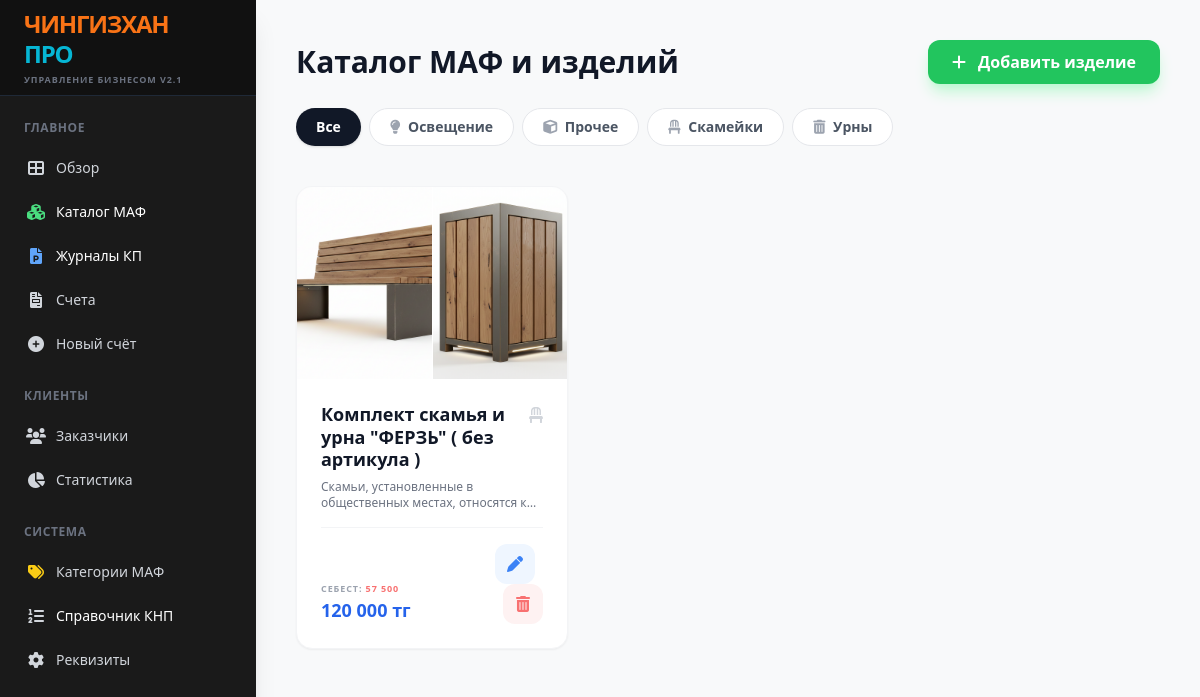
/catalog, run on the app's committed database.
### tables this page shows
CREATE TABLE categories (id INTEGER PRIMARY KEY AUTOINCREMENT, name TEXT, icon TEXT);

CREATE TABLE catalog (id INTEGER PRIMARY KEY AUTOINCREMENT, name TEXT, description TEXT, unit TEXT, cost REAL, retail_price REAL, img1 TEXT, img2 TEXT, img3 TEXT, category_id INTEGER DEFAULT 0, bom_json TEXT);

### app.py (the view)
@app.route('/catalog')
def catalog_list():
    with sqlite3.connect(DB_NAME) as conn:
        raw_items = conn.cursor().execute("SELECT id, name, description, unit, cost, retail_price, img1, img2, img3, category_id, bom_json FROM catalog ORDER BY id DESC").fetchall()
        items = [{'id': str(i[0]), 'name': str(i[1]), 'desc': str(i[2]), 'unit': str(i[3]), 'cost': float(i[4] or 0), 'retail_price': float(i[5] or 0), 'img1': str(i[6]), 'img2': str(i[7]), 'img3': str(i[8]), 'cat_id': str(i[9]), 'bom': str(i[10])} for i in raw_items]
    return render_template('catalog.html', items=items, categories=get_categories())

### app.py (called while the page is built)
def get_categories():
    with sqlite3.connect(DB_NAME) as conn:
        cats_db = conn.cursor().execute("SELECT * FROM categories ORDER BY name").fetchall()
        return [{'id': str(r[0]), 'name': str(r[1]), 'icon': str(r[2])} for r in cats_db]

### templates/catalog.html (shortened to what this page needs)
{% extends "base.html" %}
{% block content %}
<div class="p-10 max-w-7xl mx-auto">
    <div class="flex justify-between items-center mb-6">
        <h2 class="text-3xl font-black text-gray-900">Каталог МАФ и изделий</h2>
        <button onclick="openModal('addModal')" class="bg-green-500 text-white px-6 py-2.5 rounded-xl font-bold hover:bg-green-600 transition shadow-lg shadow-green-200"><i class="fas fa-plus mr-2"></i> Добавить изделие</button>
    </div>
    <div class="flex space-x-2 overflow-x-auto pb-4 mb-6 scrollbar-hide">
        <button class="cat-btn active bg-gray-900 text-white px-5 py-2 rounded-full text-sm font-bold shadow transition" onclick="filterCat('all', this)">Все</button>
        {% for cat in categories %}
        <button class="cat-btn bg-white text-gray-600 border border-gray-200 px-5 py-2 rounded-full text-sm font-bold hover:bg-gray-50 transition whitespace-nowrap" onclick="filterCat('{{ cat.id }}', this)"><i class="fas {{ cat.icon }} mr-1 text-gray-400"></i> {{ cat.name }}</button>
        {% endfor %}
    </div>
    <div class="grid grid-cols-3 gap-6" id="catalogGrid">
        {% for item in items %}
        <div class="catalog-card bg-white rounded-2xl shadow-sm border border-gray-100 overflow-hidden group flex flex-col transition hover:shadow-md" data-cat="{{ item.cat_id }}" id="item-{{ item.id }}">
            <div class="h-48 bg-gray-100 relative overflow-hidden flex">
                {% if item.img1 %}<div class="flex-1"><img src="/static/uploads/{{ item.img1 }}" class="w-full h-full object-cover"></div>{% endif %}
                {% if item.img2 %}<div class="flex-1"><img src="/static/uploads/{{ item.img2 }}" class="w-full h-full object-cover border-l border-white"></div>{% endif %}
            </div>
            <div class="p-6 flex flex-col flex-1">
                <div class="flex justify-between items-start mb-2">
                    <h3 class="font-black text-lg text-gray-900 leading-tight item-name">{{ item.name }}</h3>
                    {% for cat in categories %}{% if cat.id == item.cat_id %}<i class="fas {{ cat.icon }} text-gray-300 ml-2 mt-1" title="{{ cat.name }}"></i>{% endif %}{% endfor %}
                </div>
                <p class="text-xs text-gray-500 mb-4 line-clamp-2 flex-1 item-desc">{{ item.desc }}</p>
                <div class="flex justify-between items-end border-t border-gray-100 pt-4 mt-auto">
                    <div>
                        <p class="text-[9px] font-black text-gray-400 uppercase tracking-widest">Себест: <span class="text-red-400 item-cost">{{ '{:,.0f}'.format(item.cost).replace(',', ' ') }}</span></p>
                        <p class="font-black text-blue-600 text-lg"><span class="item-retail">{{ '{:,.0f}'.format(item.retail_price).replace(',', ' ') }}</span> тг</p>
                    </div>
                    <div class="space-x-2">
                        <button onclick="handleEditClick('{{ item.id }}', '{{ item.unit }}', '{{ item.cat_id }}', '{{ item.img1 }}', '{{ item.img2 }}', '{{ item.img3 }}')" class="text-blue-500 hover:text-blue-700 bg-blue-50 w-10 h-10 flex items-center justify-center rounded-xl transition"><i class="fas fa-pen"></i></button>
                        <button onclick="deleteCatalogItem('{{ item.id }}')" class="text-red-400 hover:text-red-600 bg-red-50 w-10 h-10 flex items-center justify-center rounded-xl transition"><i class="fas fa-trash-alt"></i></button>
                    </div>
                </div>
            </div>
        </div>
        {% endfor %}
    </div>
</div>
{% endblock %}

### data on the page
categories: name "Освещение"
categories: name "Прочее"
categories: name "Скамейки"
categories: name "Урны"
catalog: img1 (picture), img2 (picture), name "Комплект скамья и урна \"ФЕРЗЬ\" ( без артикула )", desc "Скамьи, установленные в общественных местах, относятся…", cost "57 500", retail_price "120 000"
